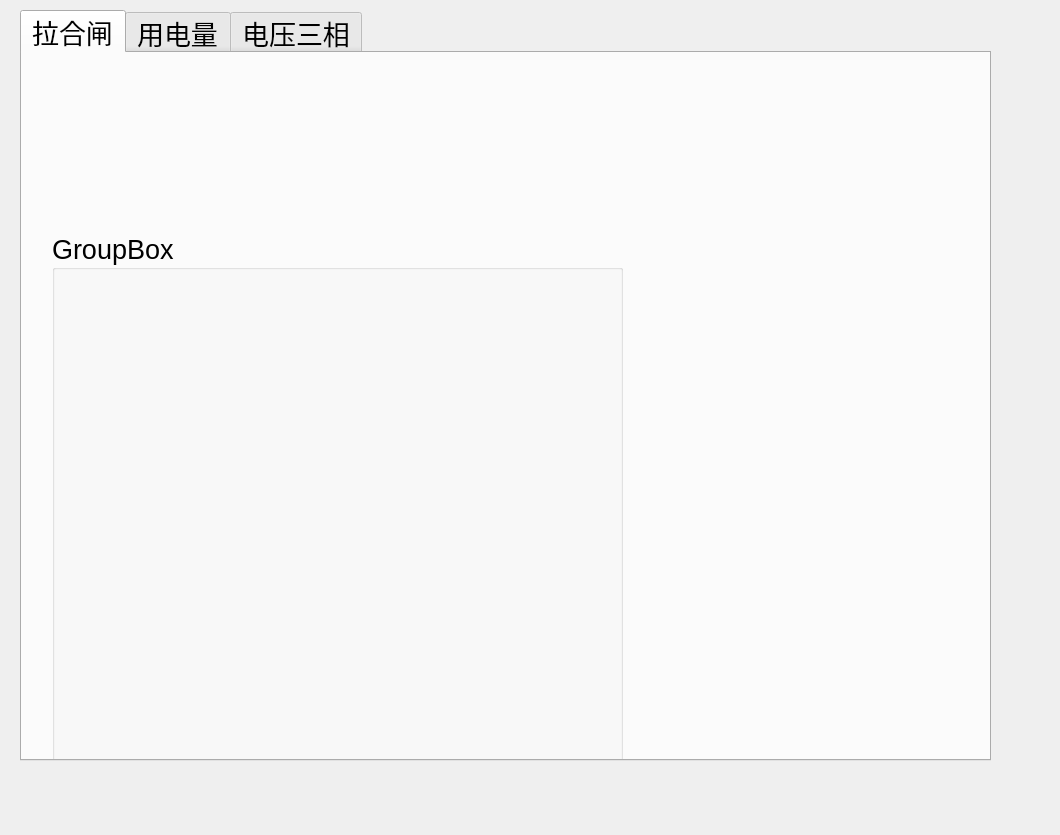
<?xml version="1.0" encoding="UTF-8"?>
<ui version="4.0">
 <class>Dialog</class>
 <widget class="QWidget" name="Dialog">
  <property name="geometry">
   <rect>
    <x>0</x>
    <y>0</y>
    <width>1060</width>
    <height>835</height>
   </rect>
  </property>
  <property name="windowTitle">
   <string>Dialog</string>
  </property>
  <widget class="QTabWidget" name="tabWidget">
   <property name="geometry">
    <rect>
     <x>20</x>
     <y>10</y>
     <width>971</width>
     <height>751</height>
    </rect>
   </property>
   <property name="sizeIncrement">
    <size>
     <width>0</width>
     <height>0</height>
    </size>
   </property>
   <property name="font">
    <font>
     <pointsize>20</pointsize>
    </font>
   </property>
   <property name="currentIndex">
    <number>0</number>
   </property>
   <widget class="QWidget" name="tab">
    <attribute name="title">
     <string>拉合闸</string>
    </attribute>
    <widget class="QGroupBox" name="groupBox">
     <property name="geometry">
      <rect>
       <x>30</x>
       <y>180</y>
       <width>571</width>
       <height>561</height>
      </rect>
     </property>
     <property name="title">
      <string>GroupBox</string>
     </property>
    </widget>
   </widget>
   <widget class="QWidget" name="tab_2">
    <property name="font">
     <font>
      <pointsize>14</pointsize>
     </font>
    </property>
    <attribute name="title">
     <string>用电量</string>
    </attribute>
    <widget class="QGroupBox" name="groupBox_2">
     <property name="geometry">
      <rect>
       <x>40</x>
       <y>110</y>
       <width>731</width>
       <height>371</height>
      </rect>
     </property>
     <property name="title">
      <string>GroupBox</string>
     </property>
    </widget>
   </widget>
   <widget class="QWidget" name="tab_3">
    <attribute name="title">
     <string>电压三相</string>
    </attribute>
   </widget>
  </widget>
 </widget>
 <resources/>
 <connections/>
</ui>
